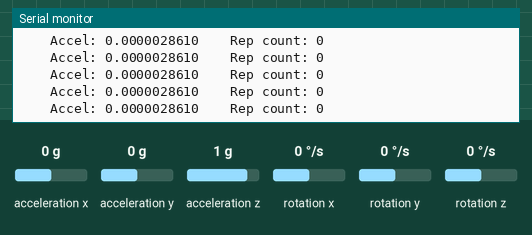
This sketch was run on a simulated Arduino Uno, built with avr-gcc and run on an emulated ATmega328P. Shown: the last lines printed to the serial monitor. Inputs (shaded band) come from the test bench; at power-on: acceleration z 1 g, acceleration x 0 g, acceleration y 0 g, rotation x 0 °/s, rotation y 0 °/s, rotation z 0 °/s.

Above: at 1.3 s.
1.4 s: acceleration z set to -1.4 g
At 2.4 s:
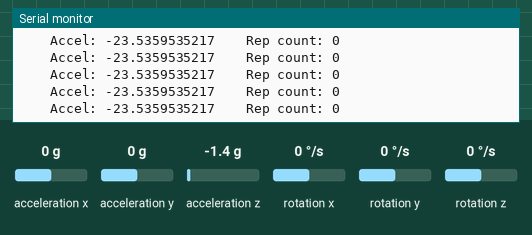
4.4 s: acceleration z set to -0.8 g
At 4.9 s:
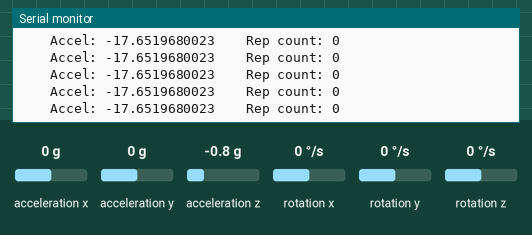
7.4 s: acceleration z set to 0 g
At 8.4 s:
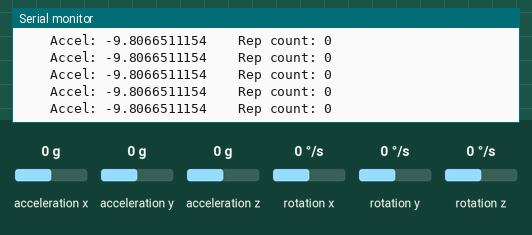
Timing chart, 0 to 9.4 s (numbered marks = the images above; inputs shaded):
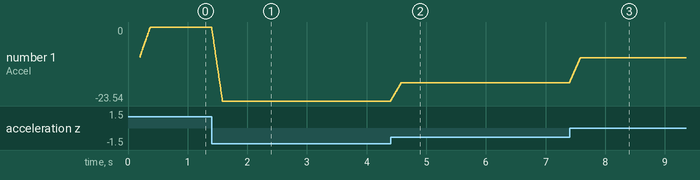

Measured:
- after the input at 1.4 s, the serial monitor: prints a new line at once (image 1)
- after the input at 4.4 s, the serial monitor: prints a new line at once (image 2)
- after the input at 7.4 s, the serial monitor: prints a new line at once (image 3)
- plotted number 1: 0 → -23.54 after the input at 1.4 s, -23.54 → -17.65 after the input at 4.4 s, -17.65 → -9.81 after the input at 7.4 s

The sketch:

code.ino
```cpp
/*
    MPU6050 Triple Axis Gyroscope & Accelerometer. Simple Gyroscope Example.
    Read more: http://www.jarzebski.pl/arduino/czujniki-i-sensory/3-osiowy-zyroskop-i-akcelerometr-mpu6050.html
    GIT: https://github.com/jarzebski/Arduino-MPU6050
    Web: http://www.jarzebski.pl
    (c) 2014 by Korneliusz Jarzebski
*/

#include <Wire.h>
#include <MPU6050.h>

MPU6050 mpu;
bool start_pos=false;
int count = 0;
float a_Offset;

// For moving average noise filtering.
#define WINDOW_SIZE 50
int INDEX = 0;
float VALUE = 0;
float SUM = 0;
float READINGS[WINDOW_SIZE];
float AVERAGED = 0;


void setup(){
  Serial.begin(115200);

  // Initializing MPU6050
  Serial.println("Initialize MPU6050");
  // MPU6050_SCALE_2000DPS  :  data per second
  // MPU6050_RANGE_2G       :  Accelerometer range in g's
  while(!mpu.begin(MPU6050_SCALE_2000DPS, MPU6050_RANGE_2G))
  {
    Serial.println("Could not find a valid MPU6050 sensor, check wiring!");
    delay(500);
  }

  // Gyroscope offsets:
  // mpu.setGyroOffsetX(155);
  // mpu.setGyroOffsetY(15);
  // mpu.setGyroOffsetZ(15);

  // Calibrate gyroscope. The calibration must be at rest.
  // If you don't want calibrate, comment this line.
  mpu.calibrateGyro();

  // Gravitationnal acceleration offset.
  a_Offset = accelOffset(100);

  // Set threshold sensivty. Default 3.
  // Whats this threshold?
  mpu.setThreshold(3);

  // Check settings
  checkSettings();
}

void checkSettings(){
  Serial.println();

  Serial.print(" * Sleep Mode:        ");
  Serial.println(mpu.getSleepEnabled() ? "Enabled" : "Disabled");

  Serial.print(" * Clock Source:      ");
  switch(mpu.getClockSource())
  {
    case MPU6050_CLOCK_KEEP_RESET:     Serial.println("Stops the clock and keeps the timing generator in reset"); break;
    case MPU6050_CLOCK_EXTERNAL_19MHZ: Serial.println("PLL with external 19.2MHz reference"); break;
    case MPU6050_CLOCK_EXTERNAL_32KHZ: Serial.println("PLL with external 32.768kHz reference"); break;
    case MPU6050_CLOCK_PLL_ZGYRO:      Serial.println("PLL with Z axis gyroscope reference"); break;
    case MPU6050_CLOCK_PLL_YGYRO:      Serial.println("PLL with Y axis gyroscope reference"); break;
    case MPU6050_CLOCK_PLL_XGYRO:      Serial.println("PLL with X axis gyroscope reference"); break;
    case MPU6050_CLOCK_INTERNAL_8MHZ:  Serial.println("Internal 8MHz oscillator"); break;
  }

  Serial.print(" * Gyroscope:         ");
  switch(mpu.getScale()) {
    case MPU6050_SCALE_2000DPS:        Serial.println("2000 dps"); break;
    case MPU6050_SCALE_1000DPS:        Serial.println("1000 dps"); break;
    case MPU6050_SCALE_500DPS:         Serial.println("500 dps"); break;
    case MPU6050_SCALE_250DPS:         Serial.println("250 dps"); break;
  }

//  Serial.print(" * Gyroscope offsets: ");
//  Serial.print(mpu.getGyroOffsetX());
//  Serial.print(" / ");
//  Serial.print(mpu.getGyroOffsetY());
//  Serial.print(" / ");
//  Serial.println(mpu.getGyroOffsetZ());

  Serial.println();
}

void loop(){

//  Serial.print(" Xraw = ");
//  Serial.print(rawGyro.XAxis);
//  Serial.print(" Yraw = ");
//  Serial.print(rawGyro.YAxis);
//  Serial.print(" Zraw = ");
//  Serial.println(rawGyro.ZAxis);
//
//  Serial.print(" Xnorm = ");
//  Serial.print(normGyro.XAxis);
//  Serial.print(" Ynorm = ");
//  Serial.print(normGyro.YAxis);
//  Serial.print(" Znorm = ");
//  Serial.print(normAccel.ZAxis);


//  Serial.print("\t\tOffseted acceleration: ");
//  Serial.println(getAccel() - a_Offset, 10);
//  Serial.println(meanAvgAccel(), 10);

  // Offest positive, because accelerometer's z-axis is up-side down
  float accelZ = meanAvgAccel() - a_Offset;

//  Serial.print(accelZ);
  count_check(accelZ);

//  delay(1);
}

// Returns the horizontal axis linear acceleration, respective to the z-axis of the accelerometer.
// The z-axis of the accelerometer is pointing downwards while performing data analysis in sprint 2.
float getAccel() {
//  Vector rawAccel = mpu.readRawAccel();
  Vector normAccel = mpu.readNormalizeAccel();

//  mpu.dmpGetQuaternion(&q, fifoBuffer);
//  mpu.dmpGetAccel(&aa, fifoBuffer);
//  mpu.dmpGetGravity(&gravity, &q);
//  mpu.dmpGetLinearAccel(&aaReal, &aa, &gravity);
//  return aaReal.z;

  return normAccel.ZAxis;

}

float meanAvgAccel() {
  SUM = SUM - READINGS[INDEX];            // Remove the oldest entry from the sum
  Vector normAccel = mpu.readNormalizeAccel();// Read the next sensor value
  VALUE = normAccel.ZAxis;
  READINGS[INDEX] = VALUE;                // Add the newest reading to the window
  SUM = SUM + VALUE;                      // Add the newest reading to the sum
  INDEX = (INDEX+1) % WINDOW_SIZE;        // Increment the index, and wrap to 0 if it exceeds the window size

  AVERAGED = SUM / WINDOW_SIZE;      // Divide the sum of the window by the window size for the result

//  Serial.print(VALUE - a_Offset);
//  Serial.print(",");
//  Serial.println(AVERAGED - a_Offset);

  return AVERAGED;
//  delay(25);
}

// Only count for linear rep.
// Assuming Z axis control that direction
void count_check(float accelZ){
  Serial.print("\t\tAccel: ");
  Serial.print(accelZ, 10);
  Serial.print("\t\tRep count: ");
  Serial.println(count);

  if(accelZ < -3){
    start_pos = true;
  }else if(start_pos == true && accelZ > 3){
    start_pos = false;
    count++;
  }
}

// Offset the gravitational acceleration using averaging.
// Used function because dependent on location of device.
float accelOffset(int numbAvrgPts) {
  float sum = 0;
  for(int i = 0; i < numbAvrgPts; i++) {
    sum = sum + mpu.readNormalizeAccel().ZAxis;
  }
  return sum/numbAvrgPts;
}
```
